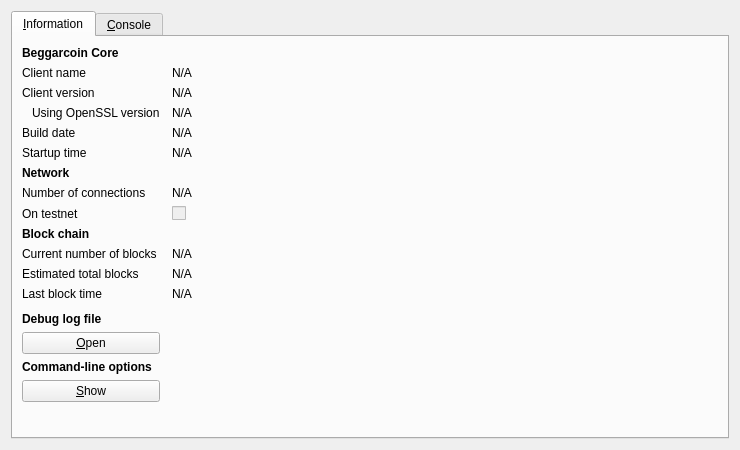
<?xml version="1.0" encoding="UTF-8"?>
<ui version="4.0">
 <class>RPCConsole</class>
 <widget class="QDialog" name="RPCConsole">
  <property name="geometry">
   <rect>
    <x>0</x>
    <y>0</y>
    <width>740</width>
    <height>450</height>
   </rect>
  </property>
  <property name="windowTitle">
   <string>Beggarcoin - Debug window</string>
  </property>
  <layout class="QVBoxLayout" name="verticalLayout_2">
   <item>
    <widget class="QTabWidget" name="tabWidget">
     <property name="currentIndex">
      <number>0</number>
     </property>
     <widget class="QWidget" name="tab_info">
      <attribute name="title">
       <string>&amp;Information</string>
      </attribute>
      <layout class="QGridLayout" name="gridLayout" columnstretch="0,1">
       <property name="horizontalSpacing">
        <number>12</number>
       </property>
       <item row="0" column="0">
        <widget class="QLabel" name="label_9">
         <property name="font">
          <font>
           <weight>75</weight>
           <bold>true</bold>
          </font>
         </property>
         <property name="text">
          <string>Beggarcoin Core</string>
         </property>
        </widget>
       </item>
       <item row="1" column="0">
        <widget class="QLabel" name="label_5">
         <property name="text">
          <string>Client name</string>
         </property>
        </widget>
       </item>
       <item row="1" column="1">
        <widget class="QLabel" name="clientName">
         <property name="cursor">
          <cursorShape>IBeamCursor</cursorShape>
         </property>
         <property name="text">
          <string>N/A</string>
         </property>
         <property name="textFormat">
          <enum>Qt::PlainText</enum>
         </property>
         <property name="textInteractionFlags">
          <set>Qt::LinksAccessibleByMouse|Qt::TextSelectableByKeyboard|Qt::TextSelectableByMouse</set>
         </property>
        </widget>
       </item>
       <item row="2" column="0">
        <widget class="QLabel" name="label_6">
         <property name="text">
          <string>Client version</string>
         </property>
        </widget>
       </item>
       <item row="2" column="1">
        <widget class="QLabel" name="clientVersion">
         <property name="cursor">
          <cursorShape>IBeamCursor</cursorShape>
         </property>
         <property name="text">
          <string>N/A</string>
         </property>
         <property name="textFormat">
          <enum>Qt::PlainText</enum>
         </property>
         <property name="textInteractionFlags">
          <set>Qt::LinksAccessibleByMouse|Qt::TextSelectableByKeyboard|Qt::TextSelectableByMouse</set>
         </property>
        </widget>
       </item>
       <item row="3" column="0">
        <widget class="QLabel" name="label_14">
         <property name="text">
          <string>Using OpenSSL version</string>
         </property>
         <property name="indent">
          <number>10</number>
         </property>
        </widget>
       </item>
       <item row="3" column="1">
        <widget class="QLabel" name="openSSLVersion">
         <property name="cursor">
          <cursorShape>IBeamCursor</cursorShape>
         </property>
         <property name="text">
          <string>N/A</string>
         </property>
         <property name="textFormat">
          <enum>Qt::PlainText</enum>
         </property>
         <property name="textInteractionFlags">
          <set>Qt::LinksAccessibleByMouse|Qt::TextSelectableByKeyboard|Qt::TextSelectableByMouse</set>
         </property>
        </widget>
       </item>
       <item row="4" column="0">
        <widget class="QLabel" name="label_12">
         <property name="text">
          <string>Build date</string>
         </property>
        </widget>
       </item>
       <item row="4" column="1">
        <widget class="QLabel" name="buildDate">
         <property name="cursor">
          <cursorShape>IBeamCursor</cursorShape>
         </property>
         <property name="text">
          <string>N/A</string>
         </property>
         <property name="textFormat">
          <enum>Qt::PlainText</enum>
         </property>
         <property name="textInteractionFlags">
          <set>Qt::LinksAccessibleByMouse|Qt::TextSelectableByKeyboard|Qt::TextSelectableByMouse</set>
         </property>
        </widget>
       </item>
       <item row="5" column="0">
        <widget class="QLabel" name="label_13">
         <property name="text">
          <string>Startup time</string>
         </property>
        </widget>
       </item>
       <item row="5" column="1">
        <widget class="QLabel" name="startupTime">
         <property name="cursor">
          <cursorShape>IBeamCursor</cursorShape>
         </property>
         <property name="text">
          <string>N/A</string>
         </property>
         <property name="textFormat">
          <enum>Qt::PlainText</enum>
         </property>
         <property name="textInteractionFlags">
          <set>Qt::LinksAccessibleByMouse|Qt::TextSelectableByKeyboard|Qt::TextSelectableByMouse</set>
         </property>
        </widget>
       </item>
       <item row="6" column="0">
        <widget class="QLabel" name="label_11">
         <property name="font">
          <font>
           <weight>75</weight>
           <bold>true</bold>
          </font>
         </property>
         <property name="text">
          <string>Network</string>
         </property>
        </widget>
       </item>
       <item row="7" column="0">
        <widget class="QLabel" name="label_7">
         <property name="text">
          <string>Number of connections</string>
         </property>
        </widget>
       </item>
       <item row="7" column="1">
        <widget class="QLabel" name="numberOfConnections">
         <property name="cursor">
          <cursorShape>IBeamCursor</cursorShape>
         </property>
         <property name="text">
          <string>N/A</string>
         </property>
         <property name="textFormat">
          <enum>Qt::PlainText</enum>
         </property>
         <property name="textInteractionFlags">
          <set>Qt::LinksAccessibleByMouse|Qt::TextSelectableByKeyboard|Qt::TextSelectableByMouse</set>
         </property>
        </widget>
       </item>
       <item row="8" column="0">
        <widget class="QLabel" name="label_8">
         <property name="text">
          <string>On testnet</string>
         </property>
        </widget>
       </item>
       <item row="8" column="1">
        <widget class="QCheckBox" name="isTestNet">
         <property name="enabled">
          <bool>false</bool>
         </property>
         <property name="text">
          <string/>
         </property>
        </widget>
       </item>
       <item row="9" column="0">
        <widget class="QLabel" name="label_10">
         <property name="font">
          <font>
           <weight>75</weight>
           <bold>true</bold>
          </font>
         </property>
         <property name="text">
          <string>Block chain</string>
         </property>
        </widget>
       </item>
       <item row="10" column="0">
        <widget class="QLabel" name="label_3">
         <property name="text">
          <string>Current number of blocks</string>
         </property>
        </widget>
       </item>
       <item row="10" column="1">
        <widget class="QLabel" name="numberOfBlocks">
         <property name="cursor">
          <cursorShape>IBeamCursor</cursorShape>
         </property>
         <property name="text">
          <string>N/A</string>
         </property>
         <property name="textFormat">
          <enum>Qt::PlainText</enum>
         </property>
         <property name="textInteractionFlags">
          <set>Qt::LinksAccessibleByMouse|Qt::TextSelectableByKeyboard|Qt::TextSelectableByMouse</set>
         </property>
        </widget>
       </item>
       <item row="11" column="0">
        <widget class="QLabel" name="label_4">
         <property name="text">
          <string>Estimated total blocks</string>
         </property>
        </widget>
       </item>
       <item row="11" column="1">
        <widget class="QLabel" name="totalBlocks">
         <property name="cursor">
          <cursorShape>IBeamCursor</cursorShape>
         </property>
         <property name="text">
          <string>N/A</string>
         </property>
         <property name="textFormat">
          <enum>Qt::PlainText</enum>
         </property>
         <property name="textInteractionFlags">
          <set>Qt::LinksAccessibleByMouse|Qt::TextSelectableByKeyboard|Qt::TextSelectableByMouse</set>
         </property>
        </widget>
       </item>
       <item row="12" column="0">
        <widget class="QLabel" name="label_2">
         <property name="text">
          <string>Last block time</string>
         </property>
        </widget>
       </item>
       <item row="12" column="1">
        <widget class="QLabel" name="lastBlockTime">
         <property name="cursor">
          <cursorShape>IBeamCursor</cursorShape>
         </property>
         <property name="text">
          <string>N/A</string>
         </property>
         <property name="textFormat">
          <enum>Qt::PlainText</enum>
         </property>
         <property name="textInteractionFlags">
          <set>Qt::LinksAccessibleByMouse|Qt::TextSelectableByKeyboard|Qt::TextSelectableByMouse</set>
         </property>
        </widget>
       </item>
       <item row="13" column="0">
        <spacer name="verticalSpacer_2">
         <property name="orientation">
          <enum>Qt::Vertical</enum>
         </property>
         <property name="sizeHint" stdset="0">
          <size>
           <width>20</width>
           <height>20</height>
          </size>
         </property>
        </spacer>
       </item>
       <item row="14" column="0">
        <widget class="QLabel" name="labelDebugLogfile">
         <property name="font">
          <font>
           <weight>75</weight>
           <bold>true</bold>
          </font>
         </property>
         <property name="text">
          <string>Debug log file</string>
         </property>
        </widget>
       </item>
       <item row="15" column="0">
        <widget class="QPushButton" name="openDebugLogfileButton">
         <property name="toolTip">
          <string>Open the Beggarcoin debug log file from the current data directory. This can take a few seconds for large log files.</string>
         </property>
         <property name="text">
          <string>&amp;Open</string>
         </property>
         <property name="autoDefault">
          <bool>false</bool>
         </property>
        </widget>
       </item>
       <item row="16" column="0">
        <widget class="QLabel" name="labelCLOptions">
         <property name="font">
          <font>
           <weight>75</weight>
           <bold>true</bold>
          </font>
         </property>
         <property name="text">
          <string>Command-line options</string>
         </property>
        </widget>
       </item>
       <item row="17" column="0">
        <widget class="QPushButton" name="showCLOptionsButton">
         <property name="toolTip">
          <string>Show the Beggarcoin-Qt help message to get a list with possible Beggarcoin command-line options.</string>
         </property>
         <property name="text">
          <string>&amp;Show</string>
         </property>
         <property name="autoDefault">
          <bool>false</bool>
         </property>
        </widget>
       </item>
       <item row="18" column="0">
        <spacer name="verticalSpacer">
         <property name="orientation">
          <enum>Qt::Vertical</enum>
         </property>
         <property name="sizeHint" stdset="0">
          <size>
           <width>20</width>
           <height>40</height>
          </size>
         </property>
        </spacer>
       </item>
      </layout>
     </widget>
     <widget class="QWidget" name="tab_console">
      <attribute name="title">
       <string>&amp;Console</string>
      </attribute>
      <layout class="QVBoxLayout" name="verticalLayout_3">
       <property name="spacing">
        <number>3</number>
       </property>
       <item>
        <widget class="QTextEdit" name="messagesWidget">
         <property name="minimumSize">
          <size>
           <width>0</width>
           <height>100</height>
          </size>
         </property>
         <property name="readOnly">
          <bool>true</bool>
         </property>
         <property name="tabKeyNavigation" stdset="0">
          <bool>false</bool>
         </property>
         <property name="columnCount" stdset="0">
          <number>2</number>
         </property>
        </widget>
       </item>
       <item>
        <layout class="QHBoxLayout" name="horizontalLayout">
         <property name="spacing">
          <number>3</number>
         </property>
         <item>
          <widget class="QLabel" name="label">
           <property name="text">
            <string notr="true">&gt;</string>
           </property>
          </widget>
         </item>
         <item>
          <widget class="QLineEdit" name="lineEdit"/>
         </item>
         <item>
          <widget class="QPushButton" name="clearButton">
           <property name="maximumSize">
            <size>
             <width>24</width>
             <height>24</height>
            </size>
           </property>
           <property name="toolTip">
            <string>Clear console</string>
           </property>
           <property name="text">
            <string/>
           </property>
           <property name="icon">
            <iconset resource="../bitcoin.qrc">
             <normaloff>:/icons/remove</normaloff>:/icons/remove</iconset>
           </property>
           <property name="shortcut">
            <string notr="true">Ctrl+L</string>
           </property>
           <property name="autoDefault">
            <bool>false</bool>
           </property>
          </widget>
         </item>
        </layout>
       </item>
      </layout>
     </widget>
    </widget>
   </item>
  </layout>
 </widget>
 <resources>
  <include location="../bitcoin.qrc"/>
 </resources>
 <connections/>
</ui>
